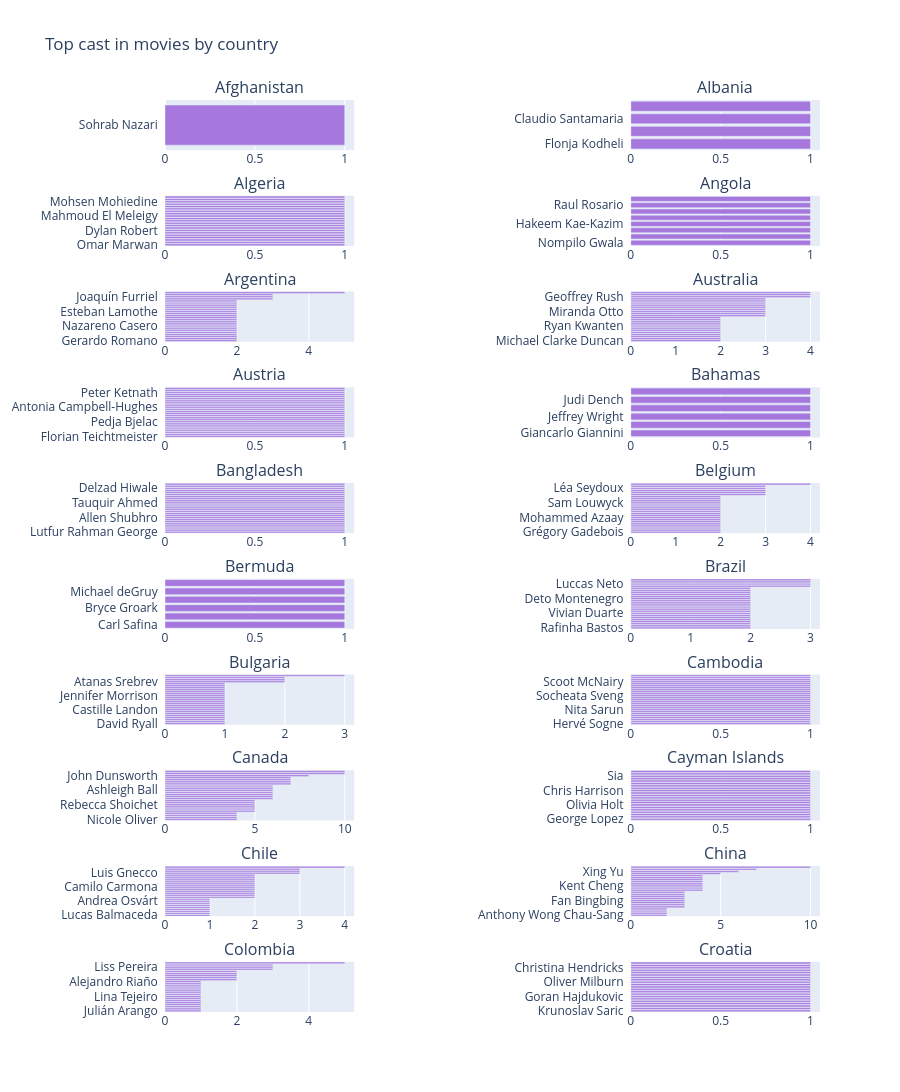

The notebook cell saved with this chart:
### Markdown cell above
As expected due to **Graph 1** the most produced gerne are **documentaries** by the **United** **States**. Next up are **Stand-Up Comedies and Children & Family Shows** also by the **US**. Then comes **India** with **Drama, International Movies and Comedies, Dramas, International Movies**. As expected again due to **Graph 2** next up is **Kids' TV** from **US**. The list goes on and shows all the content that each country provides. The data is so much that we had to present it in a list and not in a graph form for readability reasons.

### Code cell
## 5. Actors with the most movies per country

# After cleaning, duration (minutes) and season_count are numeric.
# Filter by type so movie vs TV panels stay distinct.


def country_trace(country, flag="movie"):
    mask_country = netflix_df_new["country"].fillna("").str.contains(country, case=False, regex=False)
    small = netflix_df_new[mask_country]
    if flag == "movie":
        small = small[small["type"] == "Movie"]
    else:
        small = small[small["type"] == "TV Show"]

    cast = ", ".join(small["cast"].fillna("")).split(", ")
    if not cast or cast[0] == "":
        return -1

    tags = Counter(cast).most_common(25)
    tags = [t for t in tags if t[0] not in ("", "Unknown")]
    if not tags:
        return -1

    labels, values = [t[0] + "  " for t in tags], [t[1] for t in tags]
    return go.Bar(
        y=labels[::-1],
        x=values[::-1],
        orientation="h",
        name="",
        marker=dict(color="#a678de"),
    )


countries = dict(countries_for_language("en"))
traces = []
titles = []
newline = 0

for code, name in countries.items():
    tr = country_trace(name, flag="movie")
    if tr != -1:
        traces.append(tr)
        titles.append(name)
        newline += 1
        if newline != 2:
            titles.append("")
        else:
            newline = 0

if titles and titles[-1] == "":
    titles.pop()

countries_num = min(20, len(traces) - (len(traces) % 2))
fig = make_subplots(rows=countries_num // 2, cols=3, subplot_titles=titles[: countries_num + countries_num // 2])

j = 1
for i in range(0, countries_num, 2):
    fig.add_trace(traces[i], j, 1)
    fig.add_trace(traces[i + 1], j, 3)
    j += 1

fig.update_layout(height=2400, showlegend=False, title_text="Top cast in movies by country")
fig.show()

### Figure 1 — Plotly figure (JSON) as saved in the notebook; plotly's stock layout.template omitted (floating-point values rounded to 4 significant figures)
{"data": [{"marker": {"color": "#a678de"}, "name": "", "orientation": "h", "type": "bar", "x": [1], "xaxis": "x", "y": ["Sohrab Nazari  "], "yaxis": "y"}, {"marker": {"color": "#a678de"}, "name": "", "orientation": "h", "type": "bar", "x": [1, 1, 1, 1], "xaxis": "x3", "y": ["Flonja Kodheli  ", "Jerzy Stuhr  ", "Claudio Santamaria  ", "Marco Giallini  "], "yaxis": "y3"}, {"marker": {"color": "#a678de"}, "name": "", "orientation": "h", "type": "bar", "x": [1, 1, 1, 1, 1, 1, 1, 1, 1, 1, 1, 1, 1, 1, 1, 1, 1, 1, 1, 1, 1], "xaxis": "x4", "y": ["Omar Marwan  ", "Henri-Noël Tabary  ", "Florent Lacger  ", "Alain Françon  ", "Caroline Chaniolleau  ", "Marine Vacth  ", "Dylan Robert  ", "Louis Garrel  ", "Fanny Ardant  ", "Maïwenn  ", "Gerry Sundquist  ", "Ahmed Zaki  ", "Mahmoud El Meleigy  ", "Laila Fawzy  ", "Yehia Chahine  ", "Youssef Wahby  ", "Abdalla Mahmoud  ", "Ezzat El Alaili  ", "Mohsen Mohiedine  ", "Farid Shawqy  ", "Naglaa Fathi  "], "yaxis": "y4"}, {"marker": {"color": "#a678de"}, "name": "", "orientation": "h", "type": "bar", "x": [1, 1, 1, 1, 1, 1, 1, 1], "xaxis": "x6", "y": ["Nompilo Gwala  ", "Cigano Satyohamba  ", "Neide Vieira  ", "Hakeem Kae-Kazim  ", "David O'Hara  ", "Rapulana Seiphemo  ", "Raul Rosario  ", "Paulo Americano  "], "yaxis": "y6"}, {"marker": {"color": "#a678de"}, "name": "", "orientation": "h", "type": "bar", "x": [2, 2, 2, 2, 2, 2, 2, 2, 2, 2, 2, 2, 2, 2, 2, 2, 2, 2, 2, 2, 3, 3, 3, 5], "xaxis": "x7", "y": ["Gerardo Romano  ", "Yamila Saud  ", "Betiana Blum  ", "Luis Brandoni  ", "Miguel Ángel Solá  ", "Mónica Antonópulos  ", "Daniel Di Biase  ", "Nazareno Casero  ", "Norman Briski  ", "Luis Gnecco  ", "Oscar Martínez  ", "Dolores Fonzi  ", "Leonardo Sbaraglia  ", "Rafael Spregelburd  ", "Esteban Lamothe  ", "César Bordón  ", "Soledad Villamil  ", "Yanina Ávila  ", "Daniel Aráoz  ", "Sofía Gala  ", "Alan Sabbagh  ", "Joaquín Furriel  ", "Mirella Pascual  ", "Andrea Frigerio  "], "yaxis": "y7"}, {"marker": {"color": "#a678de"}, "name": "", "orientation": "h", "type": "bar", "x": [2, 2, 2, 2, 2, 2, 2, 2, 2, 2, 2, 2, 3, 3, 3, 3, 3, 3, 3, 3, 3, 4, 4, 4], "xaxis": "x9", "y": ["Michael Clarke Duncan  ", "Jacek Koman  ", "Elizabeth Debicki  ", "Barry Otto  ", "Deborah Mailman  ", "Barry Humphries  ", "David Wenham  ", "Ryan Kwanten  ", "Teresa Palmer  ", "Robin McLeavy  ", "Elysia Markou  ", "Adam Tuominen  ", "Aaron Jeffery  ", "Rose Byrne  ", "Miranda Otto  ", "Magda Szubanski  ", "Richard Roxburgh  ", "Bruce Spence  ", "Ryan Corr  ", "Ben Mendelsohn  ", "Emily Morris  ", "Geoffrey Rush  ", "Guy Pearce  ", "Sam Neill  "], "yaxis": "y9"}, {"marker": {"color": "#a678de"}, "name": "", "orientation": "h", "type": "bar", "x": [1, 1, 1, 1, 1, 1, 1, 1, 1, 1, 1, 1, 1, 1, 1, 1, 1, 1, 1, 1, 1, 1, 1, 1], "xaxis": "x10", "y": ["Florian Teichtmeister  ", "Bhagwan Tiwari  ", "Priyanshu Painyuli  ", "Bidita Bag  ", "Rasika Dugal  ", "Neeraj Kabi  ", "Shefali Shah  ", "Pedja Bjelac  ", "Simon Paisley-day  ", "Ryan Doyle  ", "Dominique Tipper  ", "Oliver Stark  ", "Turlough Convery  ", "Sam Neill  ", "Antonia Campbell-Hughes  ", "Melia Kreiling  ", "Tom Payne  ", "Angela Ekeleme  ", "Mariam Precious Sanusi  ", "Anwulika Alphonsus  ", "Barbara Scolaro  ", "Peter Ketnath  ", "Marlon Moreno  ", "Daniela Escobar  "], "yaxis": "y10"}, {"marker": {"color": "#a678de"}, "name": "", "orientation": "h", "type": "bar", "x": [1, 1, 1, 1, 1, 1], "xaxis": "x12", "y": ["Giancarlo Giannini  ", "Mads Mikkelsen  ", "Jeffrey Wright  ", "Eva Green  ", "Judi Dench  ", "Daniel Craig  "], "yaxis": "y12"}, {"marker": {"color": "#a678de"}, "name": "", "orientation": "h", "type": "bar", "x": [1, 1, 1, 1, 1, 1, 1, 1, 1, 1, 1, 1, 1, 1, 1, 1, 1, 1, 1, 1, 1, 1, 1, 1], "xaxis": "x13", "y": ["Lutfur Rahman George  ", "Iresh Zaker  ", "Intekhab Dinar  ", "Trapa Majumder  ", "Manoj Kumar Pramanik  ", "Sarder Saniat Hossain  ", "Shamol Mawla  ", "Allen Shubhro  ", "Orchita Sporshia  ", "Mostafizur Noor Imran  ", "Dominic Gomez  ", "Samia Said  ", "Joyraj  ", "Mosharraf Karim  ", "Tauquir Ahmed  ", "Dibyendu Bhattacharya  ", "Vijay Varma  ", "Jaideep Ahlawat  ", "Rajkummar Rao  ", "Nawazuddin Siddiqui  ", "Vega Tamotia  ", "Delzad Hiwale  ", "Barry John  ", "Manoj Bajpayee  "], "yaxis": "y13"}, {"marker": {"color": "#a678de"}, "name": "", "orientation": "h", "type": "bar", "x": [2, 2, 2, 2, 2, 2, 2, 2, 2, 2, 2, 2, 2, 2, 2, 2, 2, 2, 3, 3, 3, 3, 3, 4], "xaxis": "x15", "y": ["Grégory Gadebois  ", "Vincent Elbaz  ", "Arieh Worthalter  ", "Lila Lacombe  ", "Louis Garrel  ", "Eric Godon  ", "Olga Kurylenko  ", "Mohammed Azaay  ", "Eriq Ebouaney  ", "Adel Bencherif  ", "Benoît Magimel  ", "Freya Mavor  ", "Manon Azem  ", "Sabrina Ouazani  ", "Sam Louwyck  ", "Patrick d'Assumçao  ", "Guillaume Canet  ", "Paul Giamatti  ", "Fred Armisen  ", "Charlotte Gainsbourg  ", "Bérénice Bejo  ", "Léa Seydoux  ", "Charlotte Le Bon  ", "Matthias Schoenaerts  "], "yaxis": "y15"}, {"marker": {"color": "#a678de"}, "name": "", "orientation": "h", "type": "bar", "x": [1, 1, 1, 1, 1, 1], "xaxis": "x16", "y": ["Carl Safina  ", "Jeremy Jackson  ", "Bryce Groark  ", "Sylvia Earle  ", "Michael deGruy  ", "James Cameron  "], "yaxis": "y16"}, {"marker": {"color": "#a678de"}, "name": "", "orientation": "h", "type": "bar", "x": [2, 2, 2, 2, 2, 2, 2, 2, 2, 2, 2, 2, 2, 2, 2, 2, 2, 2, 2, 2, 3, 3, 3, 3], "xaxis": "x18", "y": ["Rafinha Bastos  ", "Gillray Coutinho  ", "Cleo Pires  ", "Leonardo Sbaraglia  ", "Beth Goulart  ", "Day Mesquita  ", "Petrônio Gontijo  ", "Vivian Duarte  ", "Jéssica Diehl  ", "Giovanna Alparone  ", "Julia Konrad  ", "Leonardo Franco  ", "Elisa Pinheiro  ", "Seu Jorge  ", "Deto Montenegro  ", "Marco Luque  ", "Caroline Abras  ", "Alice Braga  ", "Thati Lopes  ", "Paula Cohen  ", "Eduardo Galvão  ", "Luccas Neto  ", "Dalton Vigh  ", "Fernanda Paes Leme  "], "yaxis": "y18"}, {"marker": {"color": "#a678de"}, "name": "", "orientation": "h", "type": "bar", "x": [1, 1, 1, 1, 1, 1, 1, 1, 1, 1, 1, 1, 1, 1, 1, 1, 1, 1, 1, 1, 1, 2, 2, 2, 3], "xaxis": "x19", "y": ["David Ryall  ", "Andy Nyman  ", "Tim McInnerny  ", "Christa Campbell  ", "Birgitte Hjort Sørensen  ", "Melanie Griffith  ", "Dylan McDermott  ", "Castille Landon  ", "Avery Arendes  ", "Richard Kind  ", "Liam McIntyre  ", "John Cleese  ", "Stephen Dorff  ", "Debra Messing  ", "Jennifer Morrison  ", "Daniel Sharman  ", "Mark Rhino Smith  ", "Cristina Serafini  ", "Clint Dyer  ", "Paz Vega  ", "Karl Urban  ", "Atanas Srebrev  ", "Lillian Blankenship  ", "Robert Forster  ", "Antonio Banderas  "], "yaxis": "y19"}, {"marker": {"color": "#a678de"}, "name": "", "orientation": "h", "type": "bar", "x": [1, 1, 1, 1, 1, 1, 1, 1, 1, 1, 1, 1, 1, 1, 1, 1, 1, 1, 1, 1, 1, 1, 1, 1, 1], "xaxis": "x21", "y": ["Hervé Sogne  ", "Franck Sasonoff  ", "Brice Montagne  ", "Aude-Laurence Clermont Biver  ", "Colette Kieffer  ", "Louis Garrel  ", "Bérénice Bejo  ", "Nita Sarun  ", "Nika Sarun  ", "Chenda Run  ", "Kimhak Mun  ", "Sreyneang Oun  ", "Sothea Khoun  ", "Dara Heng  ", "Socheata Sveng  ", "Kompheak Phoeung  ", "Sreymoch Sareum  ", "Ni Ni  ", "Francis Ng  ", "Thomas Brodie-Sangster  ", "Merritt Wever  ", "Scoot McNairy  ", "Michelle Dockery  ", "Jack O'Connell  ", "Jeff Daniels  "], "yaxis": "y21"}, {"marker": {"color": "#a678de"}, "name": "", "orientation": "h", "type": "bar", "x": [4, 4, 4, 4, 5, 5, 5, 5, 5, 5, 6, 6, 6, 6, 6, 6, 6, 7, 7, 7, 7, 8, 10, 10], "xaxis": "x22", "y": ["Nicole Oliver  ", "Diana Kaarina  ", "Colm Feore  ", "Anton Yelchin  ", "Julie Lemieux  ", "Anna Claire Bartlam  ", "Patrick Roach  ", "Rebecca Shoichet  ", "Liam Neeson  ", "Vincent Tong  ", "Cory Doran  ", "Nicolas Aqui  ", "Eric Peterson  ", "Jamie Watson  ", "Ashleigh Ball  ", "Tabitha St. Germain  ", "Cathy Weseluck  ", "Mike Smith  ", "Andrea Libman  ", "Michela Luci  ", "Tara Strong  ", "John Dunsworth  ", "John Paul Tremblay  ", "Robb Wells  "], "yaxis": "y22"}, {"marker": {"color": "#a678de"}, "name": "", "orientation": "h", "type": "bar", "x": [1, 1, 1, 1, 1, 1, 1, 1, 1, 1, 1, 1, 1, 1, 1, 1, 1, 1, 1, 1, 1], "xaxis": "x24", "y": ["George Lopez  ", "Madison De La Garza  ", "Nash Grier  ", "Patrick Stump  ", "Jeff Dunham  ", "David Koechner  ", "Olivia Holt  ", "Tara Strong  ", "Josh Peck  ", "Becky G.  ", "Carlos Alazraqui  ", "Dee Bradley Baker  ", "Chris Harrison  ", "John Cleese  ", "G.E.M.  ", "Avril Lavigne  ", "Ashley Tisdale  ", "Nia Vardalos  ", "Sia  ", "Demi Lovato  ", "Wilmer Valderrama  "], "yaxis": "y24"}, {"marker": {"color": "#a678de"}, "name": "", "orientation": "h", "type": "bar", "x": [1, 1, 1, 1, 1, 1, 1, 1, 1, 2, 2, 2, 2, 2, 2, 2, 2, 2, 2, 2, 2, 3, 3, 3, 4], "xaxis": "x25", "y": ["Lucas Balmaceda  ", "Fabiola Alarcón  ", "Constanza Piccoli  ", "Denise Rosenthal  ", "Belén Soto  ", "Nicolás Martínez  ", "Natasha Yarovenko  ", "Andrea Osvárt  ", "Eli Roth  ", "Antonia Zegers  ", "Natalia Valdebenito  ", "Paulina García  ", "Juanita Ringeling  ", "Samuel Landea  ", "Camilo Carmona  ", "Agustín Silva  ", "Paz Bascuñán  ", "Ramón Llao  ", "Marcial Tagle  ", "Lorenza Izzo  ", "Ariel Levy  ", "Luis Gnecco  ", "Alejandro Goic  ", "Fabrizio Copano  ", "Ignacia Allamand  "], "yaxis": "y25"}, {"marker": {"color": "#a678de"}, "name": "", "orientation": "h", "type": "bar", "x": [2, 2, 2, 2, 3, 3, 3, 3, 3, 3, 3, 3, 4, 4, 4, 4, 4, 4, 4, 4, 5, 6, 7, 10], "xaxis": "x27", "y": ["Anthony Wong Chau-Sang  ", "Chen Zhi Hui  ", "Chen Kuan Tai  ", "Zhao Wei  ", "Zhang Hanyu  ", "Zhang Jin  ", "Lynn Hung  ", "Fan Bingbing  ", "Yuen Wah  ", "Daniel Wu  ", "Michelle Yeoh  ", "Zhou Dongyu  ", "Shawn Yue  ", "Louis Koo  ", "Kent Cheng  ", "Chang Chen  ", "Lo Hoi-pang  ", "Lam Suet  ", "Iko Uwais  ", "Sammo Kam-Bo Hung  ", "Simon Yam  ", "Xing Yu  ", "Jackie Chan  ", "Donnie Yen  "], "yaxis": "y27"}, {"marker": {"color": "#a678de"}, "name": "", "orientation": "h", "type": "bar", "x": [1, 1, 1, 1, 1, 1, 1, 1, 1, 1, 1, 1, 1, 1, 1, 2, 2, 2, 2, 2, 3, 3, 3, 5], "xaxis": "x28", "y": ["Julián Arango  ", "Barbara Scolaro  ", "Peter Ketnath  ", "Marlon Moreno  ", "Daniela Escobar  ", "Christian Villamil  ", "Julio César Herrera  ", "Lina Tejeiro  ", "Biassini Segura  ", "Aura Cristina Geithener  ", "Julián Cerati  ", "Mariana Gómez  ", "María Cecilia Sánchez  ", "Luis Eduardo Arango  ", "Alejandro Riaño  ", "Rocío Tavera  ", "Fabiola Posada  ", "Lina Cardona  ", "Ana Cristina Botero  ", "Antonio Sanint  ", "Iván Marín  ", "Liss Pereira  ", "Nelson Polanía  ", "Ricardo Quevedo  "], "yaxis": "y28"}, {"marker": {"color": "#a678de"}, "name": "", "orientation": "h", "type": "bar", "x": [1, 1, 1, 1, 1, 1, 1, 1, 1, 1, 1, 1, 1, 1, 1, 1, 1, 1, 1, 1, 1], "xaxis": "x30", "y": ["Krunoslav Saric  ", "Ana Begic  ", "Sebastian Cavazza  ", "Natasa Dorcic  ", "Juraj Dabic  ", "Helena Beljan  ", "Goran Hajdukovic  ", "Natasa Janjic  ", "Vojislav Brajovic  ", "Lana Baric  ", "Slavoj Zizek  ", "Andrew Hawley  ", "Oliver Milburn  ", "Jodhi May  ", "Annette Bening  ", "Oliver Platt  ", "Timothy Spall  ", "Alice Englert  ", "Christina Hendricks  ", "Alessandro Nivola  ", "Elle Fanning  "], "yaxis": "y30"}], "layout": {"annotations": [{"font": {"size": 16}, "showarrow": false, "text": "Afghanistan", "x": 0.1444, "xanchor": "center", "xref": "paper", "y": 1.0, "yanchor": "bottom", "yref": "paper"}, {"font": {"size": 16}, "showarrow": false, "text": "Albania", "x": 0.8556, "xanchor": "center", "xref": "paper", "y": 1.0, "yanchor": "bottom", "yref": "paper"}, {"font": {"size": 16}, "showarrow": false, "text": "Algeria", "x": 0.1444, "xanchor": "center", "xref": "paper", "y": 0.895, "yanchor": "bottom", "yref": "paper"}, {"font": {"size": 16}, "showarrow": false, "text": "Angola", "x": 0.8556, "xanchor": "center", "xref": "paper", "y": 0.895, "yanchor": "bottom", "yref": "paper"}, {"font": {"size": 16}, "showarrow": false, "text": "Argentina", "x": 0.1444, "xanchor": "center", "xref": "paper", "y": 0.79, "yanchor": "bottom", "yref": "paper"}, {"font": {"size": 16}, "showarrow": false, "text": "Australia", "x": 0.8556, "xanchor": "center", "xref": "paper", "y": 0.79, "yanchor": "bottom", "yref": "paper"}, {"font": {"size": 16}, "showarrow": false, "text": "Austria", "x": 0.1444, "xanchor": "center", "xref": "paper", "y": 0.685, "yanchor": "bottom", "yref": "paper"}, {"font": {"size": 16}, "showarrow": false, "text": "Bahamas", "x": 0.8556, "xanchor": "center", "xref": "paper", "y": 0.685, "yanchor": "bottom", "yref": "paper"}, {"font": {"size": 16}, "showarrow": false, "text": "Bangladesh", "x": 0.1444, "xanchor": "center", "xref": "paper", "y": 0.58, "yanchor": "bottom", "yref": "paper"}, {"font": {"size": 16}, "showarrow": false, "text": "Belgium", "x": 0.8556, "xanchor": "center", "xref": "paper", "y": 0.58, "yanchor": "bottom", "yref": "paper"}, {"font": {"size": 16}, "showarrow": false, "text": "Bermuda", "x": 0.1444, "xanchor": "center", "xref": "paper", "y": 0.475, "yanchor": "bottom", "yref": "paper"}, {"font": {"size": 16}, "showarrow": false, "text": "Brazil", "x": 0.8556, "xanchor": "center", "xref": "paper", "y": 0.475, "yanchor": "bottom", "yref": "paper"}, {"font": {"size": 16}, "showarrow": false, "text": "Bulgaria", "x": 0.1444, "xanchor": "center", "xref": "paper", "y": 0.37, "yanchor": "bottom", "yref": "paper"}, {"font": {"size": 16}, "showarrow": false, "text": "Cambodia", "x": 0.8556, "xanchor": "center", "xref": "paper", "y": 0.37, "yanchor": "bottom", "yref": "paper"}, {"font": {"size": 16}, "showarrow": false, "text": "Canada", "x": 0.1444, "xanchor": "center", "xref": "paper", "y": 0.265, "yanchor": "bottom", "yref": "paper"}, {"font": {"size": 16}, "showarrow": false, "text": "Cayman Islands", "x": 0.8556, "xanchor": "center", "xref": "paper", "y": 0.265, "yanchor": "bottom", "yref": "paper"}, {"font": {"size": 16}, "showarrow": false, "text": "Chile", "x": 0.1444, "xanchor": "center", "xref": "paper", "y": 0.16, "yanchor": "bottom", "yref": "paper"}, {"font": {"size": 16}, "showarrow": false, "text": "China", "x": 0.8556, "xanchor": "center", "xref": "paper", "y": 0.16, "yanchor": "bottom", "yref": "paper"}, {"font": {"size": 16}, "showarrow": false, "text": "Colombia", "x": 0.1444, "xanchor": "center", "xref": "paper", "y": 0.055, "yanchor": "bottom", "yref": "paper"}, {"font": {"size": 16}, "showarrow": false, "text": "Croatia", "x": 0.8556, "xanchor": "center", "xref": "paper", "y": 0.055, "yanchor": "bottom", "yref": "paper"}], "height": 2400, "showlegend": false, "title": {"text": "Top cast in movies by country"}, "xaxis": {"anchor": "y", "domain": [0.0, 0.2889]}, "xaxis10": {"anchor": "y10", "domain": [0.0, 0.2889]}, "xaxis11": {"anchor": "y11", "domain": [0.3556, 0.6444]}, "xaxis12": {"anchor": "y12", "domain": [0.7111, 1.0]}, "xaxis13": {"anchor": "y13", "domain": [0.0, 0.2889]}, "xaxis14": {"anchor": "y14", "domain": [0.3556, 0.6444]}, "xaxis15": {"anchor": "y15", "domain": [0.7111, 1.0]}, "xaxis16": {"anchor": "y16", "domain": [0.0, 0.2889]}, "xaxis17": {"anchor": "y17", "domain": [0.3556, 0.6444]}, "xaxis18": {"anchor": "y18", "domain": [0.7111, 1.0]}, "xaxis19": {"anchor": "y19", "domain": [0.0, 0.2889]}, "xaxis2": {"anchor": "y2", "domain": [0.3556, 0.6444]}, "xaxis20": {"anchor": "y20", "domain": [0.3556, 0.6444]}, "xaxis21": {"anchor": "y21", "domain": [0.7111, 1.0]}, "xaxis22": {"anchor": "y22", "domain": [0.0, 0.2889]}, "xaxis23": {"anchor": "y23", "domain": [0.3556, 0.6444]}, "xaxis24": {"anchor": "y24", "domain": [0.7111, 1.0]}, "xaxis25": {"anchor": "y25", "domain": [0.0, 0.2889]}, "xaxis26": {"anchor": "y26", "domain": [0.3556, 0.6444]}, "xaxis27": {"anchor": "y27", "domain": [0.7111, 1.0]}, "xaxis28": {"anchor": "y28", "domain": [0.0, 0.2889]}, "xaxis29": {"anchor": "y29", "domain": [0.3556, 0.6444]}, "xaxis3": {"anchor": "y3", "domain": [0.7111, 1.0]}, "xaxis30": {"anchor": "y30", "domain": [0.7111, 1.0]}, "xaxis4": {"anchor": "y4", "domain": [0.0, 0.2889]}, "xaxis5": {"anchor": "y5", "domain": [0.3556, 0.6444]}, "xaxis6": {"anchor": "y6", "domain": [0.7111, 1.0]}, "xaxis7": {"anchor": "y7", "domain": [0.0, 0.2889]}, "xaxis8": {"anchor": "y8", "domain": [0.3556, 0.6444]}, "xaxis9": {"anchor": "y9", "domain": [0.7111, 1.0]}, "yaxis": {"anchor": "x", "domain": [0.945, 1.0]}, "yaxis10": {"anchor": "x10", "domain": [0.63, 0.685]}, "yaxis11": {"anchor": "x11", "domain": [0.63, 0.685]}, "yaxis12": {"anchor": "x12", "domain": [0.63, 0.685]}, "yaxis13": {"anchor": "x13", "domain": [0.525, 0.58]}, "yaxis14": {"anchor": "x14", "domain": [0.525, 0.58]}, "yaxis15": {"anchor": "x15", "domain": [0.525, 0.58]}, "yaxis16": {"anchor": "x16", "domain": [0.42, 0.475]}, "yaxis17": {"anchor": "x17", "domain": [0.42, 0.475]}, "yaxis18": {"anchor": "x18", "domain": [0.42, 0.475]}, "yaxis19": {"anchor": "x19", "domain": [0.315, 0.37]}, "yaxis2": {"anchor": "x2", "domain": [0.945, 1.0]}, "yaxis20": {"anchor": "x20", "domain": [0.315, 0.37]}, "yaxis21": {"anchor": "x21", "domain": [0.315, 0.37]}, "yaxis22": {"anchor": "x22", "domain": [0.21, 0.265]}, "yaxis23": {"anchor": "x23", "domain": [0.21, 0.265]}, "yaxis24": {"anchor": "x24", "domain": [0.21, 0.265]}, "yaxis25": {"anchor": "x25", "domain": [0.105, 0.16]}, "yaxis26": {"anchor": "x26", "domain": [0.105, 0.16]}, "yaxis27": {"anchor": "x27", "domain": [0.105, 0.16]}, "yaxis28": {"anchor": "x28", "domain": [0.0, 0.055]}, "yaxis29": {"anchor": "x29", "domain": [0.0, 0.055]}, "yaxis3": {"anchor": "x3", "domain": [0.945, 1.0]}, "yaxis30": {"anchor": "x30", "domain": [0.0, 0.055]}, "yaxis4": {"anchor": "x4", "domain": [0.84, 0.895]}, "yaxis5": {"anchor": "x5", "domain": [0.84, 0.895]}, "yaxis6": {"anchor": "x6", "domain": [0.84, 0.895]}, "yaxis7": {"anchor": "x7", "domain": [0.735, 0.79]}, "yaxis8": {"anchor": "x8", "domain": [0.735, 0.79]}, "yaxis9": {"anchor": "x9", "domain": [0.735, 0.79]}}}
